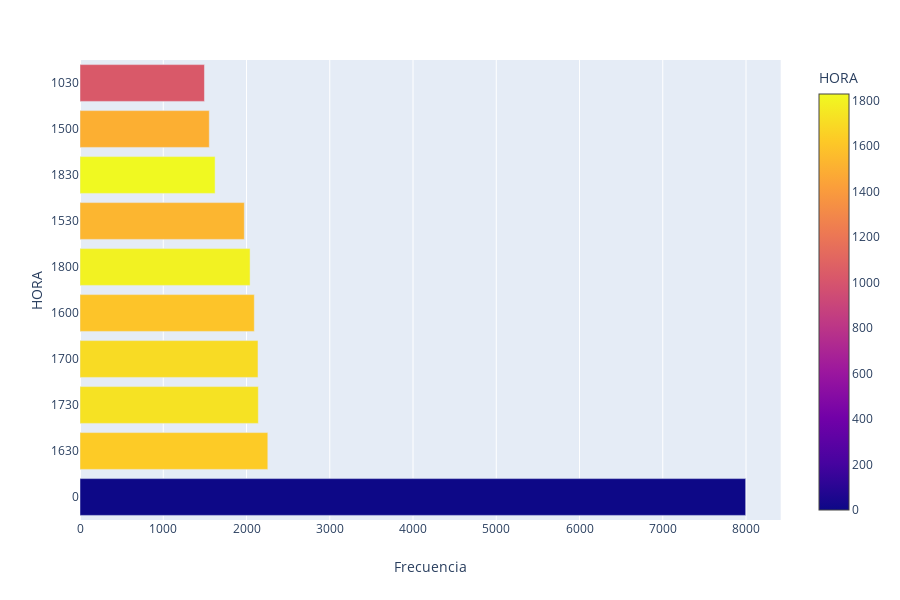

The notebook cell this image was saved under:
### Code cell
bar_figure_top_values(subdata,variable='HORA',fig_name="riñas_rnmc_hora_frecuencias.png")

### Figure 1 — Plotly figure (JSON) as saved in the notebook; plotly's stock layout.template omitted (floating-point values rounded to 4 significant figures)
{"data": [{"alignmentgroup": "True", "hoverlabel": {"namelength": 0}, "hovertemplate": "Frecuencia=%{x}<br>HORA=%{marker.color}", "legendgroup": "", "marker": {"color": [0, 1630, 1730, 1700, 1600, 1800, 1530, 1830, 1500, 1030], "coloraxis": "coloraxis"}, "name": "", "offsetgroup": "", "orientation": "h", "showlegend": false, "textposition": "auto", "type": "bar", "x": [7996, 2256, 2142, 2138, 2094, 2043, 1974, 1623, 1553, 1495], "xaxis": "x", "y": [0, 1630, 1730, 1700, 1600, 1800, 1530, 1830, 1500, 1030], "yaxis": "y"}], "layout": {"barmode": "relative", "coloraxis": {"colorbar": {"title": {"text": "HORA"}}, "colorscale": [[0, "#0d0887"], [0.1111, "#46039f"], [0.2222, "#7201a8"], [0.3333, "#9c179e"], [0.4444, "#bd3786"], [0.5556, "#d8576b"], [0.6667, "#ed7953"], [0.7778, "#fb9f3a"], [0.8889, "#fdca26"], [1, "#f0f921"]]}, "height": 600, "legend": {"tracegroupgap": 0}, "margin": {"t": 60}, "showlegend": false, "xaxis": {"anchor": "y", "domain": [0, 0.98], "title": {"text": "Frecuencia"}}, "yaxis": {"anchor": "x", "domain": [0, 1], "title": {"text": "HORA"}, "type": "category"}}}
